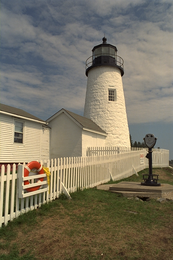
%> input picture LabAssignment/11500811G_QING_Pei/kodak_fence.tif, 173 x 260 px, shrunk from 512 x 768 before the run
$ octave test_rgb_hsi.m   (GNU Octave 9; MATLAB toolbox functions it lacks are replaced by stand-ins)
%> lines starting %> are read from the running program, lines starting %| are printed output that depends on the picture
%> further down, image is the input picture: size 260x173x3 uint8; mean R, G, B 122.5, 115.5, 98.2
### LabAssignment/11500811G_QING_Pei/rgb2hsi.m
function [ hsi_image ] = rgb2hsi( rgb_image )
%RGB2HSI Transform image from RGB to HSI
% --------------------------------------
% (c) 2012 QING Pei
% http://www.qingpei.me/

rgb_image = im2double(rgb_image);
R = rgb_image(:,:,1);
G = rgb_image(:,:,2);
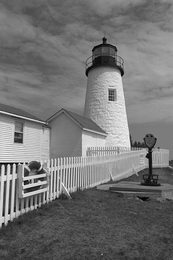
%> G: size 260x173 double; min 0, max 0.976, mean 0.453
B = rgb_image(:,:,3);
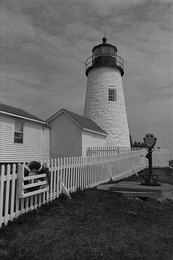
%> B: size 260x173 double; min 0, max 0.776, mean 0.385

%% Calculate the angle theta
% Add eps to the denominator to avoid the division by 0 problem.
% Acknowledgement: Madhu S. Nair
theta = acos((0.5*((R-G)+(R-B)))./((sqrt((R-G).^2+(R-B).*(G-B)))+eps));
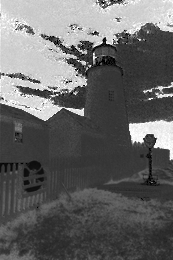
%> theta: size 260x173 double; min 6.32e-08, max 3.14, mean 1.25; drawn with min black and max white

%% Calculate Hue based on whether B<=G or not
H = theta/(2*pi);   % H should be normalized to [0,1]
H(B>G) = 1 - H(B>G);
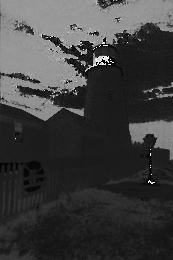
%> H: size 260x173 double; min 1.01e-08, max 0.979, mean 0.244

%% Calculate Saturation
% Still, add eps to the denominator to avoid NaNs.
S = 1-3.*(min(min(B,G),R))./(R+G+B+eps);
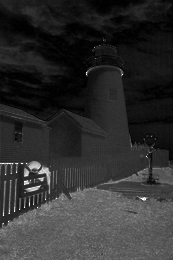
%> S: size 260x173 double; min 1.11e-16, max 1, mean 0.186

%% Calculate Intensity
I = (R+G+B)./3;

%% Assemble the HSI channels to return value
hsi_image = cat(3,H,S,I);
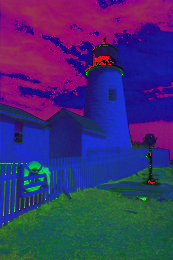
%> hsi_image: size 260x173x3 double; mean R, G, B 0.244, 0.186, 0.439

%% Show images
figure;
subplot(2,4,1), subimage(rgb_image), title('RGB image'), axis off;
subplot(2,4,2), subimage(R), title('R'), axis off;
subplot(2,4,3), subimage(G), title('G'), axis off;
subplot(2,4,4), subimage(B), title('B'), axis off;
subplot(2,4,5), subimage(hsi_image), title('HSI image'), axis off;
subplot(2,4,6), subimage(H), title('H'), axis off;
subplot(2,4,7), subimage(S), title('S'), axis off;
subplot(2,4,8), subimage(I), title('I'), axis off;
end

### LabAssignment/11500811G_QING_Pei/hsi2rgb.m
function [ rgb_image ] = hsi2rgb( hsi_image )
%HSI2RGB Transform image from HSI to RGB
% --------------------------------------
% (c) 2012 QING Pei
% http://www.qingpei.me/

hsi_image = im2double(hsi_image);

H=hsi_image(:,:,1);
S=hsi_image(:,:,2);
I=hsi_image(:,:,3);

%% Recover angle theta from normalized value
H = H * 2 * pi;

R=H.*0;
%> R: size 260x173 double; every value is 0
G=R;
B=R;

%% Calculate RGB according to theta
for pixel = 1:numel(H)
    if (0 <= H(pixel)) & (H(pixel) < 2*pi/3)
        B(pixel) = I(pixel) * (1 - S(pixel));
        R(pixel) = I(pixel) * (1 + S(pixel) * cos(H(pixel)) / cos(pi/3 - H(pixel)));
        G(pixel) = 3 * I(pixel) - R(pixel) - B(pixel);
    elseif (2*pi/3 <= H(pixel)) & (H(pixel) < 4*pi/3)
        H(pixel) = H(pixel) - 2*pi/3;
        R(pixel) = I(pixel) * (1 - S(pixel));
        G(pixel) = I(pixel) * (1 + S(pixel) * cos(H(pixel)) / cos(pi/3 - H(pixel)));
        B(pixel) = 3 * I(pixel) - R(pixel) - G(pixel);
    else
        H(pixel) = H(pixel) - 4*pi/3;
        G(pixel) = I(pixel) * (1 - S(pixel));
        B(pixel) = I(pixel) * (1 + S(pixel) * cos(H(pixel)) / cos(pi/3 - H(pixel)));
        R(pixel) = 3 * I(pixel) - G(pixel) - B(pixel);
    end
end
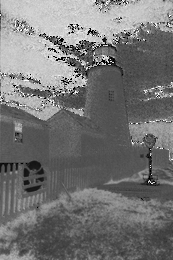
%> H: size 260x173 double; min 5.33e-15, max 2.09, mean 0.957; drawn with min black and max white

%% Assemble the RGB channels to return value
rgb_image=cat(3,R,G,B);
rgb_image=max(min(rgb_image,1),0);

%% Show images
figure;
subplot(1,2,1), subimage(hsi_image), title('HSI image'), axis off;
subplot(1,2,2), subimage(rgb_image), title('RGB image'), axis off;
end

### LabAssignment/11500811G_QING_Pei/test_rgb_hsi.m
%% Load a demo image
% image = imread('onion.png');
image = imread('kodak_fence.tif');
% imshow(image);

%% RGB2HSI
hsi_image = rgb2hsi(image);

%% HSI2RGB
rgb_image = hsi2rgb(hsi_image);

%% Diff between original and the result after two transformations
figure,imshow(rgb_image-double(image));
